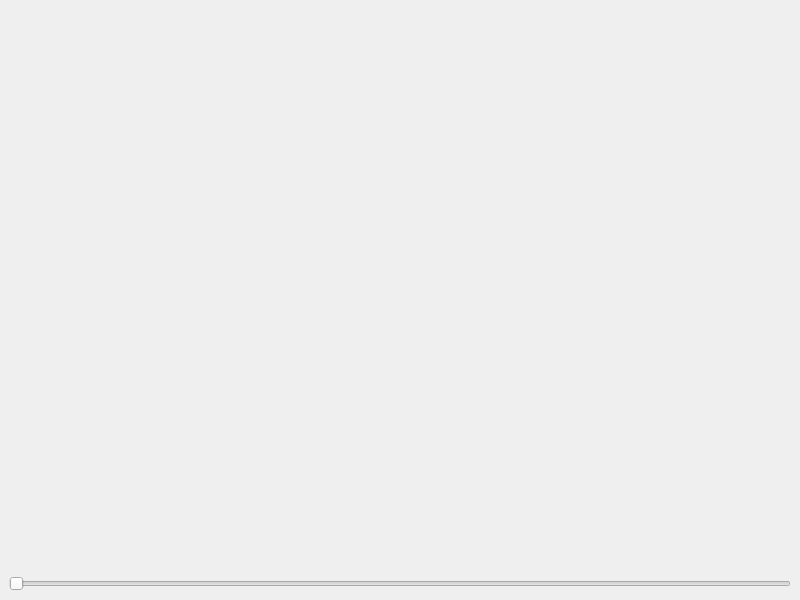
<?xml version="1.0" encoding="UTF-8"?>
<ui version="4.0">
 <class>MainWindow</class>
 <widget class="QMainWindow" name="MainWindow">
  <property name="geometry">
   <rect>
    <x>0</x>
    <y>0</y>
    <width>800</width>
    <height>600</height>
   </rect>
  </property>
  <property name="windowTitle">
   <string>MainWindow</string>
  </property>
  <widget class="QWidget" name="centralwidget">
   <layout class="QVBoxLayout" name="verticalLayout">
    <item>
     <layout class="QHBoxLayout" name="horizontalLayout">
      <item>
       <widget class="TachometerWidget" name="widget" native="true"/>
      </item>
      <item>
       <widget class="BatteryWidget" name="widget_2" native="true"/>
      </item>
     </layout>
    </item>
    <item>
     <widget class="QSlider" name="horizontalSlider">
      <property name="maximum">
       <number>270</number>
      </property>
      <property name="orientation">
       <enum>Qt::Horizontal</enum>
      </property>
     </widget>
    </item>
   </layout>
  </widget>
 </widget>
 <customwidgets>
  <customwidget>
   <class>TachometerWidget</class>
   <extends>QWidget</extends>
   <header>tachometerwidget.h</header>
   <container>1</container>
  </customwidget>
  <customwidget>
   <class>BatteryWidget</class>
   <extends>QWidget</extends>
   <header>batterywidget.h</header>
   <container>1</container>
  </customwidget>
 </customwidgets>
 <resources/>
 <connections/>
</ui>
